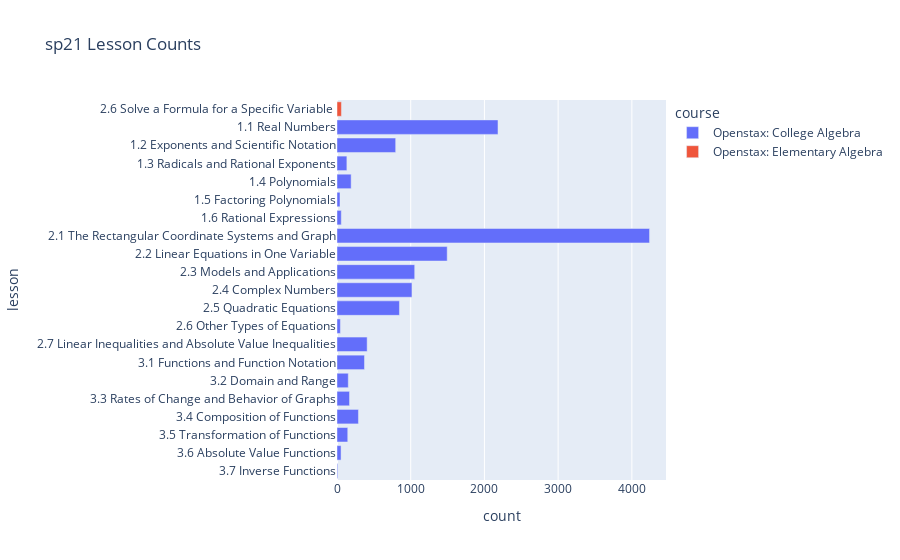
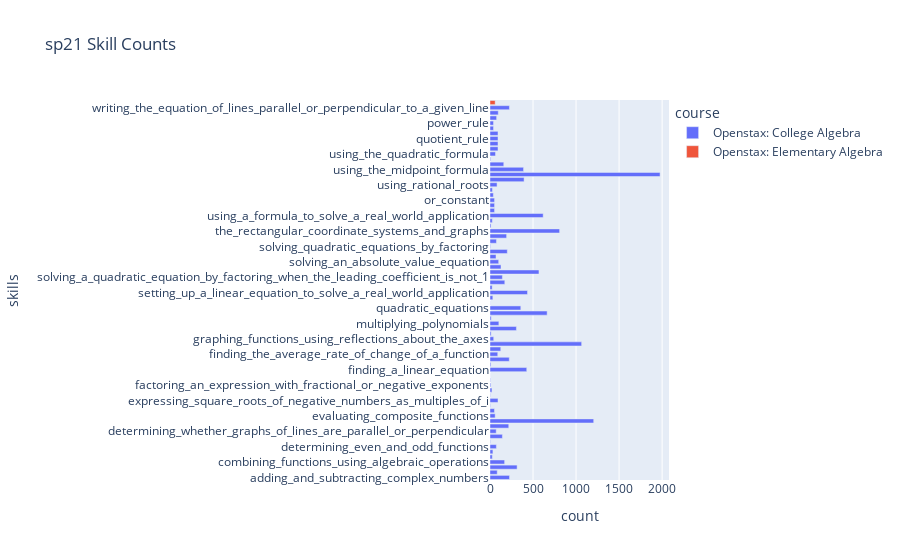
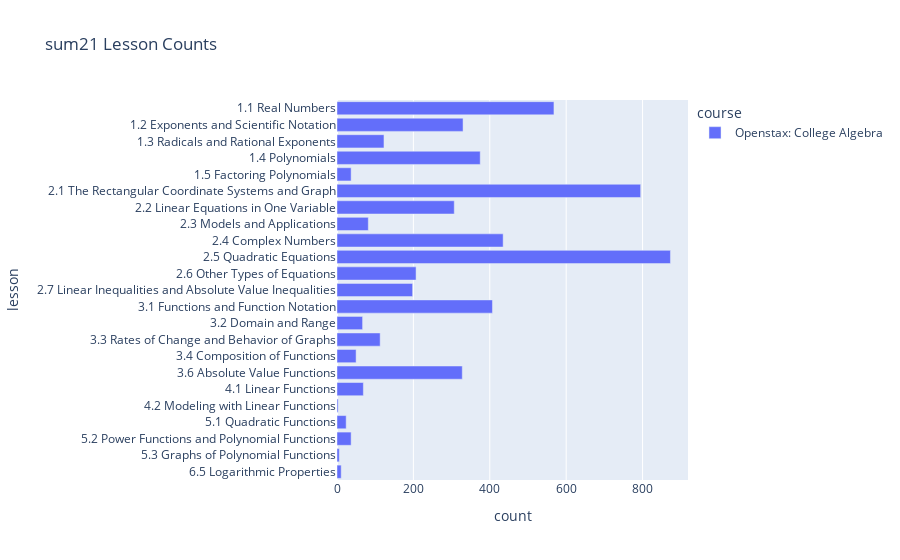
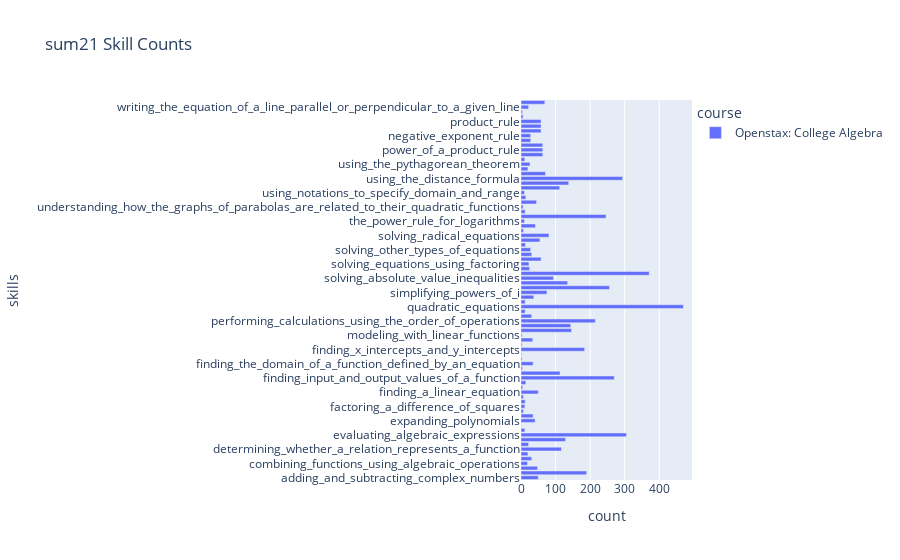

Here is the notebook cell these charts were saved with, in order:
### Markdown cell above
# Material Usage

### Code cell
def get_lesson_skill(df):
    df = df.copy()
    df = merge_lesson_skill(df)
    
    sheet_df = df.groupby("lesson").size().to_frame().rename(columns={0: "count"})\
                .reset_index().sort_values("lesson", ascending=False)
    sheet_df = sheet_df.merge(df[["lesson", "course"]], 
                              how="left", left_on="lesson", right_on="lesson")\
                .drop_duplicates(subset=["lesson", "course"], keep="first")
    
    skill_df = df.groupby(["skills", "course"]).size().to_frame().rename(columns={0: "count"}).reset_index()
    expanded_skill_df = skill_df["skills"].str.lstrip('[').str.rstrip(']').str.split(',\s').explode().str.strip("'")\
        .drop_duplicates()\
        .to_frame()\
        .reset_index()
    expanded_skill_df = expanded_skill_df.merge(skill_df[["count", "course"]], 
                                                how="left", left_on="index", right_index=True)
    
    return sheet_df, expanded_skill_df

for i in range(len(data_list)):
    lesson_df, skill_df = get_lesson_skill(data_list[i])
    lesson_df = lesson_df[(lesson_df['course'] != "Math 54 Demo") & (lesson_df['course'] != "Biology Demo")]
    skill_df = skill_df[(skill_df['course'] != "Math 54 Demo") & (skill_df['course'] != "Biology Demo")]
    
    fig = px.bar(lesson_df, x='count', y='lesson', color="course", 
                 title=f"{data_name_list[i]} Lesson Counts")
    fig.show()
    
    fig = px.bar(skill_df, x='count', y='skills', color="course", 
                 title=f"{data_name_list[i]} Skill Counts")
    fig.show();

### Figure 1 — Plotly figure (JSON) as saved in the notebook; plotly's stock layout.template omitted (floating-point values rounded to 4 significant figures)
{"data": [{"alignmentgroup": "True", "hovertemplate": "course=Openstax: College Algebra<br>count=%{x}<br>lesson=%{y}<extra></extra>", "legendgroup": "Openstax: College Algebra", "marker": {"color": "#636efa", "pattern": {"shape": ""}}, "name": "Openstax: College Algebra", "offsetgroup": "Openstax: College Algebra", "orientation": "h", "showlegend": true, "textposition": "auto", "type": "bar", "x": [10, 55, 146, 291, 170, 153, 373, 409, 46, 847, 1017, 1054, 1495, 4240, 58, 41, 192, 134, 796, 2184], "xaxis": "x", "y": ["3.7 Inverse Functions", "3.6 Absolute Value Functions", "3.5 Transformation of Functions", "3.4 Composition of Functions", "3.3 Rates of Change and Behavior of Graphs", "3.2 Domain and Range", "3.1 Functions and Function Notation", "2.7 Linear Inequalities and Absolute Value Inequalities", "2.6 Other Types of Equations", "2.5 Quadratic Equations", "2.4 Complex Numbers", "2.3 Models and Applications", "2.2 Linear Equations in One Variable", "2.1 The Rectangular Coordinate Systems and Graph", "1.6 Rational Expressions", "1.5 Factoring Polynomials", "1.4 Polynomials", "1.3 Radicals and Rational Exponents", "1.2 Exponents and Scientific Notation", "1.1 Real Numbers"], "yaxis": "y"}, {"alignmentgroup": "True", "hovertemplate": "course=Openstax: Elementary Algebra<br>count=%{x}<br>lesson=%{y}<extra></extra>", "legendgroup": "Openstax: Elementary Algebra", "marker": {"color": "#EF553B", "pattern": {"shape": ""}}, "name": "Openstax: Elementary Algebra", "offsetgroup": "Openstax: Elementary Algebra", "orientation": "h", "showlegend": true, "textposition": "auto", "type": "bar", "x": [60], "xaxis": "x", "y": ["2.6 Solve a Formula for a Specific Variable "], "yaxis": "y"}], "layout": {"barmode": "relative", "legend": {"title": {"text": "course"}, "tracegroupgap": 0}, "title": {"text": "sp21 Lesson Counts"}, "xaxis": {"anchor": "y", "domain": [0, 1], "title": {"text": "count"}}, "yaxis": {"anchor": "x", "domain": [0, 1], "title": {"text": "lesson"}}}}

### Figure 2 — Plotly figure (JSON) as saved in the notebook; plotly's stock layout.template omitted (floating-point values rounded to 4 significant figures)
{"data": [{"alignmentgroup": "True", "hovertemplate": "course=Openstax: College Algebra<br>count=%{x}<br>skills=%{y}<extra></extra>", "legendgroup": "Openstax: College Algebra", "marker": {"color": "#636efa", "pattern": {"shape": ""}}, "name": "Openstax: College Algebra", "offsetgroup": "Openstax: College Algebra", "orientation": "h", "showlegend": true, "textposition": "auto", "type": "bar", "x": [227, 84, 315, 170, 27, 34, 74, 5, 144, 72, 218, 1205, 60, 52, 5, 93, 4, 23, 9, 4, 1, 427, 10, 224, 90, 125, 1065, 43, 13, 307, 103, 14, 664, 358, 2, 33, 436, 25, 172, 144, 569, 128, 101, 70, 201, 6, 75, 193, 809, 12, 27, 618, 53, 53, 53, 39, 28, 82, 396, 1976, 390, 160, 7, 64, 93, 93, 93, 93, 41, 41, 77, 96, 226], "xaxis": "x", "y": ["adding_and_subtracting_complex_numbers", "adding_and_subtracting_polynomials", "classifying_a_real_number", "combining_functions_using_algebraic_operations", "create_a_function_by_composition_of_functions", "decomposing_a_composite_function_into_its_component_functions", "determining_even_and_odd_functions", "determining_whether_a_function_is_one_to_one", "determining_whether_a_relation_represents_a_function", "determining_whether_graphs_of_lines_are_parallel_or_perpendicular", "dividing_complex_numbers", "evaluating_algebraic_expressions", "evaluating_composite_functions", "evaluating_square_roots", "expanding_polynomials", "expressing_square_roots_of_negative_numbers_as_multiples_of_i", "factoring_a_difference_of_squares", "factoring_a_sum_of_cubes", "factoring_an_expression_with_fractional_or_negative_exponents", "factoring_by_grouping", "factoring_the_greatest_common_factor_of_a_polynomial", "finding_a_linear_equation", "finding_and_evaluating_inverse_functions", "finding_input_and_output_values_of_a_function", "finding_the_average_rate_of_change_of_a_function", "finding_the_domain_of_a_function_defined_by_an_equation", "finding_x_intercepts_and_y_intercepts", "graphing_functions_using_reflections_about_the_axes", "graphing_functions_using_vertical_and_horizontal_shifts", "multiplying_complex_numbers", "multiplying_polynomials", "performing_a_sequence_of_transformation", "performing_calculations_using_the_order_of_operations", "quadratic_equations", "rates_of_change", "rational_expressions", "setting_up_a_linear_equation_to_solve_a_real_world_application", "simplifying_complex_rational_expressions", "simplifying_powers_of_i", "solving_a_quadratic_equation_by_factoring_when_the_leading_coefficient_is_not_1", "solving_a_rational_equation", "solving_absolute_value_inequalities", "solving_an_absolute_value_equation", "solving_inequalities_in_one_variable_algebraically", "solving_linear_equations_in_one_variable", "solving_quadratic_equations_by_factoring", "solving_quadratics_with_a_leading_coefficient_of_1", "the_discriminant", "the_rectangular_coordinate_systems_and_graphs", "understanding_compound_inequalities", "use_a_graph_to_locate_the_absolute_maximum_and_absolute_minimum", "using_a_formula_to_solve_a_real_world_application", "using_a_graph_to_determine_where_a_function_is_increasing", "decreasing", "or_constant", "using_interval_notation", "using_notations_to_specify_domain_and_range", "using_rational_roots", "using_scientific_notation", "using_the_distance_formula", "using_the_midpoint_formula", "using_the_properties_of_inequalities", "using_the_pythagorean_theorem", "using_the_quadratic_formula", "using_the_rules_of_exponents", "negative_exponent_rule", "quotient_rule", "product_rule", "power_of_a_product_rule", "power_rule", "power_of_a_quotient_rule", "zero_exponent_rule", "writing_the_equation_of_lines_parallel_or_perpendicular_to_a_given_line"], "yaxis": "y"}, {"alignmentgroup": "True", "hovertemplate": "course=Openstax: Elementary Algebra<br>count=%{x}<br>skills=%{y}<extra></extra>", "legendgroup": "Openstax: Elementary Algebra", "marker": {"color": "#EF553B", "pattern": {"shape": ""}}, "name": "Openstax: Elementary Algebra", "offsetgroup": "Openstax: Elementary Algebra", "orientation": "h", "showlegend": true, "textposition": "auto", "type": "bar", "x": [60], "xaxis": "x", "y": ["solve_a_formula_for_a_specific_variable"], "yaxis": "y"}], "layout": {"barmode": "relative", "legend": {"title": {"text": "course"}, "tracegroupgap": 0}, "title": {"text": "sp21 Skill Counts"}, "xaxis": {"anchor": "y", "domain": [0, 1], "title": {"text": "count"}}, "yaxis": {"anchor": "x", "domain": [0, 1], "title": {"text": "skills"}}}}

### Figure 3 — Plotly figure (JSON) as saved in the notebook; plotly's stock layout.template omitted (floating-point values rounded to 4 significant figures)
{"data": [{"alignmentgroup": "True", "hovertemplate": "course=Openstax: College Algebra<br>count=%{x}<br>lesson=%{y}<extra></extra>", "legendgroup": "Openstax: College Algebra", "marker": {"color": "#636efa", "pattern": {"shape": ""}}, "name": "Openstax: College Algebra", "offsetgroup": "Openstax: College Algebra", "orientation": "h", "showlegend": true, "textposition": "auto", "type": "bar", "x": [11, 6, 37, 24, 3, 69, 328, 50, 113, 67, 407, 198, 207, 873, 435, 82, 307, 795, 37, 375, 123, 330, 568], "xaxis": "x", "y": ["6.5 Logarithmic Properties", "5.3 Graphs of Polynomial Functions", "5.2 Power Functions and Polynomial Functions", "5.1 Quadratic Functions", "4.2 Modeling with Linear Functions", "4.1 Linear Functions", "3.6 Absolute Value Functions", "3.4 Composition of Functions", "3.3 Rates of Change and Behavior of Graphs", "3.2 Domain and Range", "3.1 Functions and Function Notation", "2.7 Linear Inequalities and Absolute Value Inequalities", "2.6 Other Types of Equations", "2.5 Quadratic Equations", "2.4 Complex Numbers", "2.3 Models and Applications", "2.2 Linear Equations in One Variable", "2.1 The Rectangular Coordinate Systems and Graph", "1.5 Factoring Polynomials", "1.4 Polynomials", "1.3 Radicals and Rational Exponents", "1.2 Exponents and Scientific Notation", "1.1 Real Numbers"], "yaxis": "y"}], "layout": {"barmode": "relative", "legend": {"title": {"text": "course"}, "tracegroupgap": 0}, "title": {"text": "sum21 Lesson Counts"}, "xaxis": {"anchor": "y", "domain": [0, 1], "title": {"text": "count"}}, "yaxis": {"anchor": "x", "domain": [0, 1], "title": {"text": "lesson"}}}}

### Figure 4 — Plotly figure (JSON) as saved in the notebook; plotly's stock layout.template omitted (floating-point values rounded to 4 significant figures)
{"data": [{"alignmentgroup": "True", "hovertemplate": "course=Openstax: College Algebra<br>count=%{x}<br>skills=%{y}<extra></extra>", "legendgroup": "Openstax: College Algebra", "marker": {"color": "#636efa", "pattern": {"shape": ""}}, "name": "Openstax: College Algebra", "offsetgroup": "Openstax: College Algebra", "orientation": "h", "showlegend": true, "textposition": "auto", "type": "bar", "x": [50, 190, 48, 19, 31, 20, 117, 22, 129, 305, 11, 1, 41, 35, 7, 11, 12, 7, 50, 5, 14, 270, 113, 4, 35, 3, 2, 184, 3, 34, 3, 146, 144, 215, 31, 12, 470, 12, 37, 75, 256, 135, 94, 371, 25, 23, 58, 31, 28, 13, 55, 81, 7, 42, 10, 246, 12, 6, 45, 14, 10, 112, 138, 294, 71, 20, 26, 11, 63, 63, 63, 28, 28, 58, 58, 58, 6, 4, 22, 69], "xaxis": "x", "y": ["adding_and_subtracting_complex_numbers", "adding_and_subtracting_polynomials", "classifying_a_real_number", "combining_functions_using_algebraic_operations", "decomposing_a_composite_function_into_its_component_functions", "determining_whether_a_function_is_one_to_one", "determining_whether_a_relation_represents_a_function", "determining_whether_graphs_of_lines_are_parallel_or_perpendicular", "dividing_complex_numbers", "evaluating_algebraic_expressions", "evaluating_square_roots", "expanding_logarithmic_expressions", "expanding_polynomials", "expressing_square_roots_of_negative_numbers_as_multiples_of_i", "factoring_a_difference_of_cubes", "factoring_a_difference_of_squares", "factoring_a_sum_of_cubes", "factoring_an_expression_with_fractional_or_negative_exponents", "finding_a_linear_equation", "finding_domain_and_range_from_graphs", "finding_domains_and_ranges_of_the_toolkit_functions", "finding_input_and_output_values_of_a_function", "finding_the_average_rate_of_change_of_a_function", "finding_the_domain_and_range_of_a_quadratic_function", "finding_the_domain_of_a_function_defined_by_an_equation", "finding_the_slope_of_a_linear_function", "finding_the_x__and_y_intercepts_of_a_quadratic_function", "finding_x_intercepts_and_y_intercepts", "graphing_piecewise_defined_functions", "linear_functions", "modeling_with_linear_functions", "multiplying_complex_numbers", "multiplying_polynomials", "performing_calculations_using_the_order_of_operations", "power_function_and_polynomial_functions", "power_functions_&_polynomials", "quadratic_equations", "quadratic_functions", "setting_up_a_linear_equation_to_solve_a_real_world_application", "simplifying_powers_of_i", "solving_a_quadratic_equation_by_factoring_when_the_leading_coefficient_is_not_1", "solving_a_rational_equation", "solving_absolute_value_inequalities", "solving_an_absolute_value_equation", "solving_equations_involving_rational_exponents", "solving_equations_using_factoring", "solving_inequalities_in_one_variable_algebraically", "solving_linear_equations_in_one_variable", "solving_other_types_of_equations", "solving_quadratic_equations_by_factoring", "solving_quadratics_with_a_leading_coefficient_of_1", "solving_radical_equations", "sovling_equations_using_factoring", "the_discriminant", "the_power_rule_for_logarithms", "the_rectangular_coordinate_systems_and_graphs", "understanding_compound_inequalities", "understanding_how_the_graphs_of_parabolas_are_related_to_their_quadratic_functions", "using_a_formula_to_solve_a_real_world_application", "using_interval_notation", "using_notations_to_specify_domain_and_range", "using_rational_roots", "using_scientific_notation", "using_the_distance_formula", "using_the_midpoint_formula", "using_the_properties_of_inequalities", "using_the_pythagorean_theorem", "using_the_quadratic_formula", "using_the_rules_of_exponents", "power_of_a_product_rule", "power_rule", "power_of_a_quotient_rule", "negative_exponent_rule", "quotient_rule", "zero_exponent_rule", "product_rule", "writing_and_interpreting_an_equation_for_a_linear_function", "writing_the_equation_for_a_function_from_the_graph_of_a_line", "writing_the_equation_of_a_line_parallel_or_perpendicular_to_a_given_line", "writing_the_equation_of_lines_parallel_or_perpendicular_to_a_given_line"], "yaxis": "y"}], "layout": {"barmode": "relative", "legend": {"title": {"text": "course"}, "tracegroupgap": 0}, "title": {"text": "sum21 Skill Counts"}, "xaxis": {"anchor": "y", "domain": [0, 1], "title": {"text": "count"}}, "yaxis": {"anchor": "x", "domain": [0, 1], "title": {"text": "skills"}}}}
